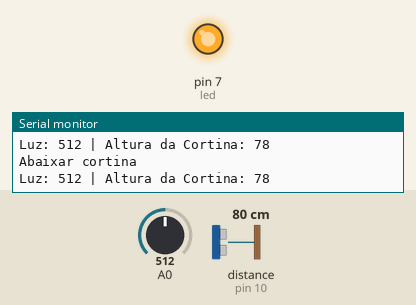
This sketch was run on a simulated Arduino Uno, built with avr-gcc and run on an emulated ATmega328P. Parts: output pins drawn as LEDs (lit = HIGH), the last lines printed to the serial monitor. Wiring (inferred from the names in the program): ultrasonic range finder: trigger pin 9; echo pin 10. The test bench sets the inputs (shaded band); at power-on: distance to the obstacle (sensor on pin 10) 80 cm, A0 = 512. The echo pulse lasts 58.3 µs per cm; pins used as bus, display or sensor lines are not drawn.

Above: at 2.8 s.
2.9 s: distance to the obstacle (sensor on pin 10) set to 56 cm
5.6 s: distance to the obstacle (sensor on pin 10) set to 46 cm
At 6.4 s:
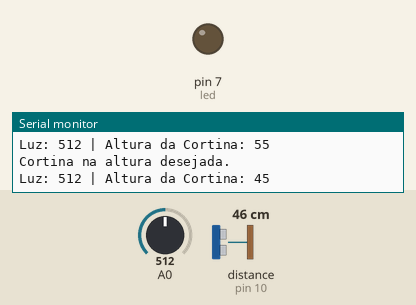
Timing chart, 0 to 8.6 s (numbered marks = the images above; inputs shaded):
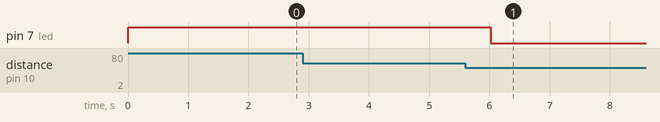

Measured:
- the behaviour switches between 52 and 51 cm on distance to the obstacle (sensor on pin 10) (found by bisection; images 0 and 1)
- after the input at 5.6 s, pin 7 (led): HIGH → LOW after 0.42 s

The sketch:

regulagem_cortina1.ino
```cpp
int trig = 9;
int echo = 10;
int led = 7;
const int limiteLuz = 300;
int alturaCortina = 50;
float duracao, distancia;

void setup(){
    pinMode(trig, OUTPUT);
    pinMode(echo, INPUT);
    pinMode(led, OUTPUT);
    Serial.begin(9600);
}

float medirAltura(){
    digitalWrite(trig, LOW);
    delayMicroseconds(2);
    digitalWrite(trig, HIGH);
    delayMicroseconds(10);
    digitalWrite(trig, LOW);

    duracao = pulseIn(echo, HIGH);
    distancia = duracao * 0.034 / 2;

    return distancia;
}

int lerLuz(){
    int valorLuz = analogRead(A0);
    return valorLuz;
}


void gerenciarCortina(int luz, int altura){
    if(luz > limiteLuz){
        if(altura > alturaCortina){
            digitalWrite(led, HIGH);
            Serial.println("Abaixar cortina");
        } else {
            digitalWrite(led, LOW);
            Serial.println("Cortina na altura desejada.");
        }
    } else {
        digitalWrite(led, LOW);
        Serial.println("Subir cortina");
    }
}


void exibirLogs(int luz, int altura){
    Serial.print("Luz: ");
    Serial.print(luz);
    Serial.print(" | Altura da Cortina: ");
    Serial.println(altura);
}

void loop(){
    int altura = medirAltura();
    int luz = lerLuz();
    gerenciarCortina(luz, altura);
    exibirLogs(luz, altura);
    delay(2000);
}
```
